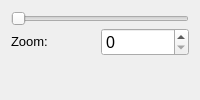
              <widget class="QWidget" name="page_0">
               <property name="toolTip">
                <string/>
               </property>
               <layout class="QVBoxLayout" name="verticalLayout_13">
                <property name="spacing">
                 <number>2</number>
                </property>
                <item>
                 <widget class="QSlider" name="mainZoomSlider">
                  <property name="focusPolicy">
                   <enum>Qt::ClickFocus</enum>
                  </property>
                  <property name="toolTip">
                   <string>Set the scaling factor (in percent).</string>
                  </property>
                  <property name="orientation">
                   <enum>Qt::Horizontal</enum>
                  </property>
                 </widget>
                </item>
                <item>
                 <layout class="QHBoxLayout" name="horizontalLayout_15">
                  <item>
                   <widget class="QLabel" name="ZoomLabel_2">
                    <property name="sizePolicy">
                     <sizepolicy hsizetype="Preferred" vsizetype="Fixed">
                      <horstretch>0</horstretch>
                      <verstretch>0</verstretch>
                     </sizepolicy>
                    </property>
                    <property name="font">
                     <font>
                      <pointsize>10</pointsize>
                     </font>
                    </property>
                    <property name="toolTip">
                     <string/>
                    </property>
                    <property name="text">
                     <string>Zoom:</string>
                    </property>
                   </widget>
                  </item>
                  <item>
                   <widget class="QSpinBox" name="mainZoomBox">
                    <property name="minimumSize">
                     <size>
                      <width>80</width>
                      <height>0</height>
                     </size>
                    </property>
                    <property name="font">
                     <font>
                      <pointsize>12</pointsize>
                     </font>
                    </property>
                    <property name="toolTip">
                     <string>Set the scaling factor (in percent).</string>
                    </property>
                    <property name="maximum">
                     <number>999</number>
                    </property>
                   </widget>
                  </item>
                 </layout>
                </item>
                <item>
                 <spacer name="verticalSpacer_5">
                  <property name="orientation">
                   <enum>Qt::Vertical</enum>
                  </property>
                  <property name="sizeHint" stdset="0">
                   <size>
                    <width>20</width>
                    <height>5</height>
                   </size>
                  </property>
                 </spacer>
                </item>
               </layout>
              </widget>
